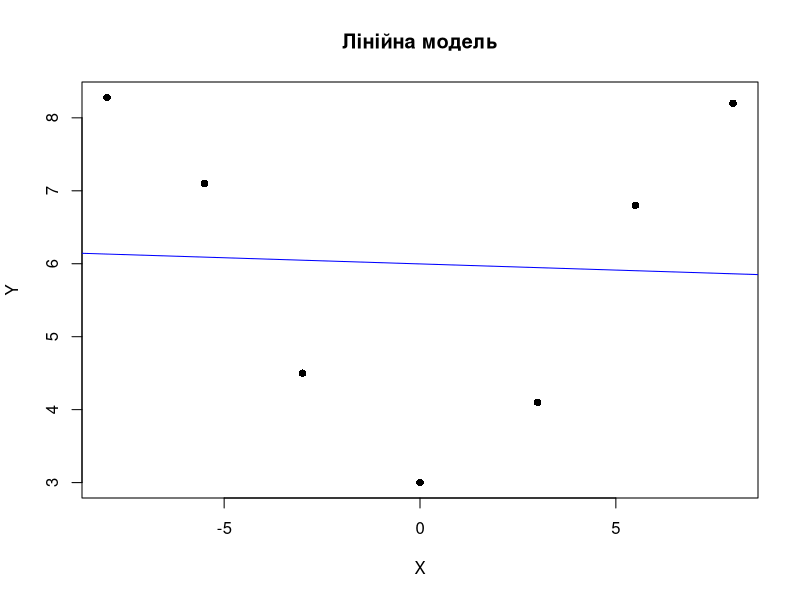
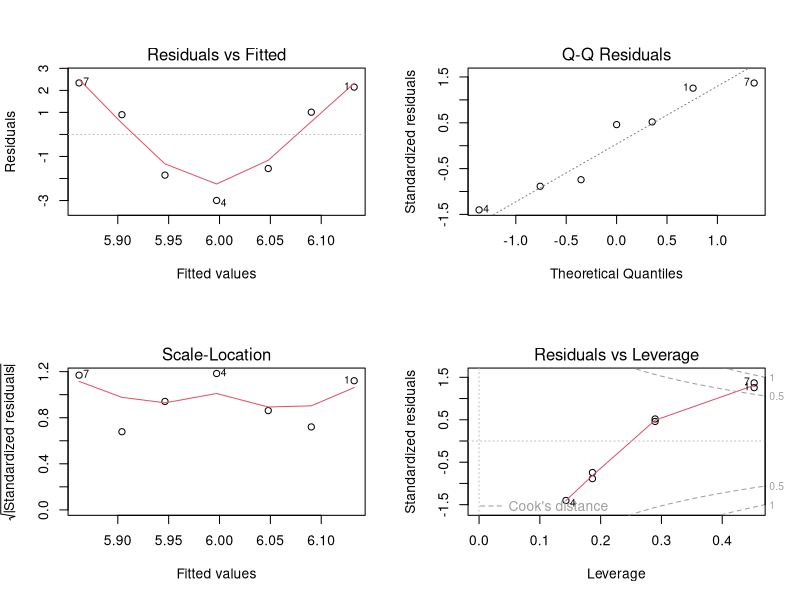
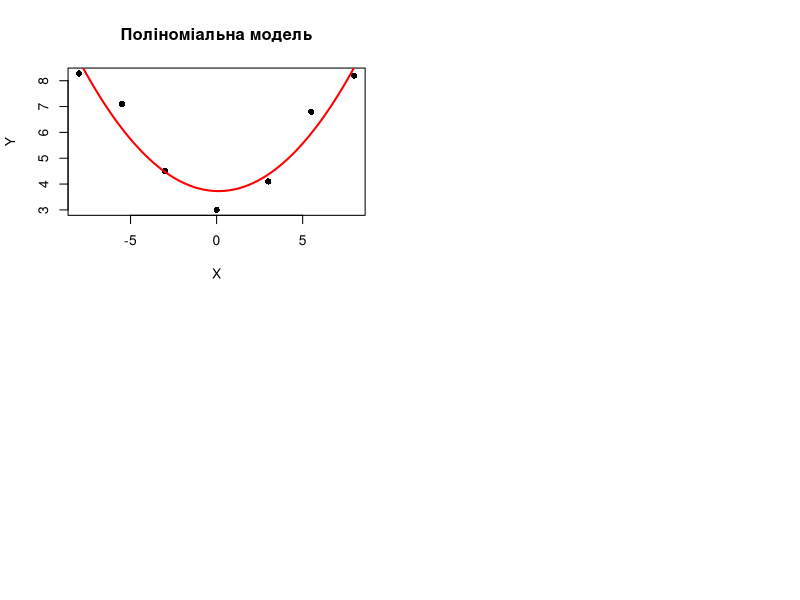

Here is the R script that generated these plots, in order: (Note: this script raises an error after producing the figures.)
## ---- chunk 1
my_data <- data.frame(
  X = c(-7.99, -5.50, -3.00, 0.00, 3.00, 5.50, 7.99),
  Y = c(8.28, 7.10, 4.50, 3.00, 4.10, 6.80, 8.20)   
)

print(my_data)
## ---- chunk 2
model <- lm(Y ~ X, data = my_data)

plot(my_data$X, my_data$Y, main = "Лінійна модель", xlab = "X", ylab = "Y", pch = 16)
abline(model, col = "blue")
## ---- chunk 3
summary(model)

par(mfrow = c(2, 2))
plot(model)
## ---- chunk 4
poly_model <- lm(Y ~ poly(X, 2), data = my_data)

x_seq <- seq(min(my_data$X), max(my_data$X), length.out = 100)
pred <- predict(poly_model, newdata = data.frame(X = x_seq))

plot(my_data$X, my_data$Y, main = "Поліноміальна модель", xlab = "X", ylab = "Y", pch = 16)
lines(x_seq, pred, col = "red", lwd = 2)
## ---- chunk 5
X <- matrix(c(1, 1, 1, 1, 1, 0, 1, 2, 3, ), ncol = 2)
y <- c(1, 2, 3, 6, 8)

beta <- solve(t(X) %*% X) %*% t(X) %*% y
print(beta)
## ---- chunk 6
X <- c(1, 2, 3, 4, 5)  # Незалежні змінні
y <- c(2, 3, 5, 7, 11) # Залежна змінна

# Побудова лінійної моделі
model <- lm(y ~ X)

# Діапазон надійної зони
reliable_zone <- range(X)
print(reliable_zone)  # Надійна зона: від мінімального до максимального значення X
## ---- chunk 7
# Перевірка деяких передумов в R:
model <- lm(y ~ X)

# Графік залишків для перевірки гомоскедастичності
plot(model, which = 1)  # Діаграма "Залишки проти передбачених значень"

# Перевірка нормальності залишків
plot(model, which = 2)  # Q-Q графік
## ---- chunk 8
#Створюємо дані
X <- c(1, 2, 3, 4, 5)
y <- c(1.2, 2.3, 3.1, 3.8, 5.1)
weights <- c(1, 0.5, 0.2, 0.1, 0.05)  # Ваги (обернені до дисперсій залишків)

#Побудова WLS-моделі
model_wls <- lm(y ~ X, weights = weights)

#Перегляд результатів
summary(model_wls)

#Графічний аналіз
plot(X, y, main = "Зважена регресія", xlab = "X", ylab = "Y", pch = 16)
abline(model_wls, col = "red")
